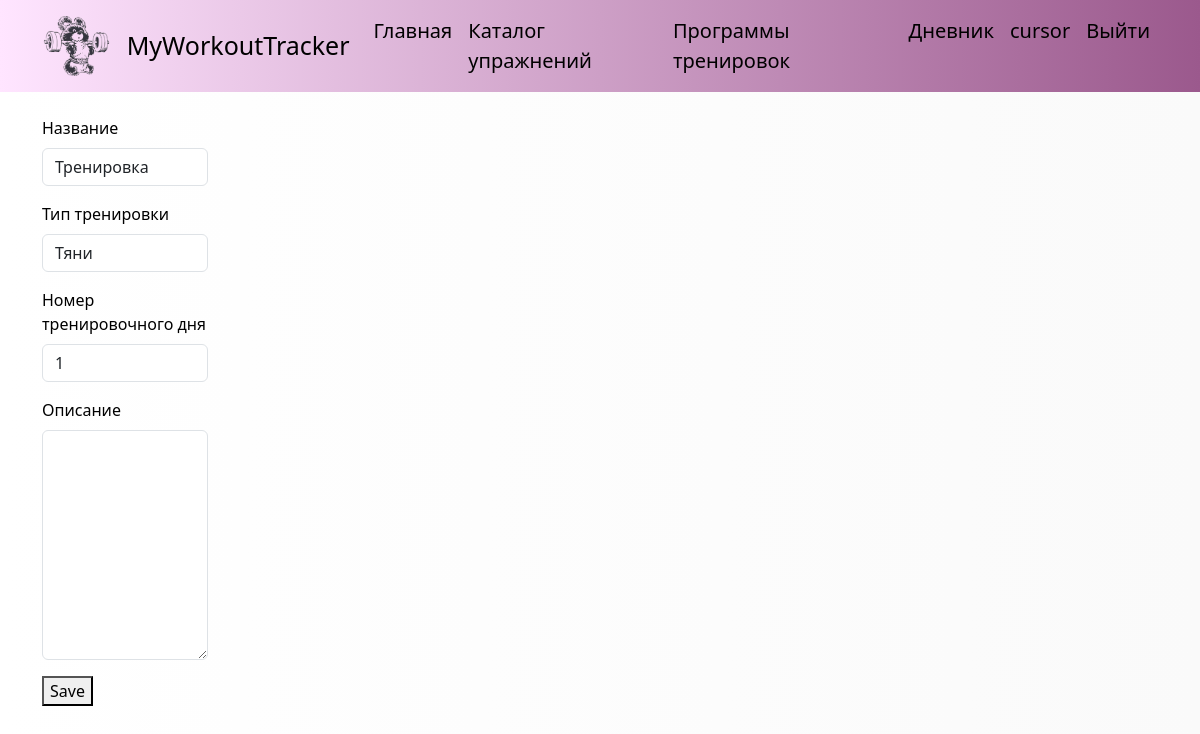
Page /tracker/program-workout/7/edit/ (signed in) on the committed database.
### users/models.py (models this page shows, shortened)
class User(AbstractUser):
    photo = models.ImageField(upload_to=get_photo_path, blank=True,
                              null=True, verbose_name='Photo')
    date_birth = models.DateField(blank=True, null=True,
                                      verbose_name='Birth date', )

### tracker/models.py (models this page shows, shortened)
class Workout(models.Model):
    class IsCompound(models.IntegerChoices):
        compound = 1, 'Таблица'
        isolation = 0, 'Сетка'
    title = models.CharField(max_length=100, default='Тренировка')
    description = models.CharField(max_length=500, blank=True, null=True)
    date = models.DateField(blank=True, null=True)
    time = models.TimeField(blank=True, null=True)
    user = models.ForeignKey(to=get_user_model(), on_delete=models.CASCADE)
    workout_type = models.CharField(max_length=100, default='Силовая тренировка')
    view = models.BooleanField(choices=tuple(map(lambda x: (bool(x[0]), x[1]), IsCompound.choices)),
                               default=True,
                               verbose_name='отображение подходов')
    day_number = models.PositiveSmallIntegerField(blank=True, null=True)
    program = models.ForeignKey(to='Program', on_delete=models.CASCADE, null=True, blank=True)
    objects = models.Manager()

### tracker/views.py (the view, shortened to what this page needs)
# urls.py: path('program-workout/<int:workout_id>/edit/', views.UpdateProgramWorkout.as_view(), name='edit_program_workout'),
class UpdateProgramWorkout(LoginRequiredMixin, UpdateView):
    model = Workout
    form_class = AddProgramWorkoutForm
    pk_url_kwarg = 'workout_id'
    extra_context = {'subtitle': 'Редактирование тренировки'}
    def get_queryset(self):
        return Workout.objects.filter(user_id=self.request.user.pk)

### tracker/forms.py
class AddProgramWorkoutForm(forms.ModelForm):
    day_number = forms.IntegerField(min_value=1, max_value=7, label='Номер тренировочного дня',
                                    widget=forms.NumberInput(attrs={'class': 'form-control'}))
    class Meta:
        model = Workout
        fields = ('title', 'workout_type', 'day_number', 'description',)
        labels = {
            'title': 'Название',
            'workout_type': 'Тип тренировки',
            'description': 'Описание',
            'day_number': 'Номер тренировочного дня',
        }
        widgets = {
            'title': forms.TextInput(attrs={'class': 'form-control'}),
            'day_number': forms.NumberInput(
                attrs={'class': 'form-control'}
            ),
            'description': forms.Textarea(attrs={'cols': 86, 'rows': 9, 'class': 'form-control'}),
            'workout_type': forms.TextInput(attrs={'placeholder': 'например, силовая', 'class': 'form-control'}),
            'view': forms.Select(attrs={'class': 'form-select'}),
        }

### users/context_processors.py (called while the page is built)
def get_workout_context(req):
    return {'menu': menu}

### tracker/templates/tracker/workout_form.html (shortened to what this page needs)
{% extends 'base.html' %}
{% block content %}
<div class="container my-4">
<div class="row">
<div class="col-2">
<form method="post">
    {% for f in form %}
    <p><label class="form-label" for="{{ f.id_for_label }}">{{ f.label }}</label>{{ f }}</p>
    {% endfor %}
    <p><button type="submit">Save</button></p>
</form>
</div>
</div>
</div>
{% endblock %}

### templates/base.html (shortened to what this page needs)
{% load static %}
<!DOCTYPE html>
<html lang="en">
<head>
    <link href="https://cdn.jsdelivr.net/npm/bootstrap@5.3.2/dist/css/bootstrap.min.css" rel="stylesheet">
    <link type="text/css" href="{% static 'workout/css/styles.css' %}" rel="stylesheet">
</head>
<body style="">
    {% block menu %}
    <nav class="navbar navbar-expand-lg" style="background-color: #fff5f7;">
        <div class="container">
            <a class="navbar-brand" href="{% url 'home' %}">
            <img src="{% static 'workout/images/main.png' %}" alt="img" width=auto" height="60">
            </a>
            <a href="{% url 'home' %}" class="navbar-brand">MyWorkoutTracker</a>
            <div class="collapse navbar-collapse" id="navbarSupportedContent">
                <ul class="navbar-nav  ms-auto">
                    {% for m in menu %}
                    <li class="nav-item">
                        <a class="nav-link" href="{% url m.url %}">{{ m.name }}</a>
                    </li>
                    {% endfor %}
                    {% if user.is_authenticated %}
                    <li class="nav-item">
                        <a class="nav-link" href="{% url 'tracker:archive_week' %}">Дневник</a>
                    </li>
                    <li class="nav-item">
                        <a class="nav-link" href="{% url 'users:profile' %}">{{ user.username }}</a>
                    </li>
                    <li class="nav-item">
                        <a class="nav-link" href="{% url 'users:logout' %}">Выйти</a>
                    </li>
                    {% endif %}
                </ul>
            </div>
        </div>
    </nav>
    {% endblock %}
    <div class="container-fluid my-2">
    {% block content %}
    {% endblock %}
    </div>
</body>
</html>

### workout/static/workout/css/styles.css (style rules this page uses)
body, .navbar { background-color: rgb(255, 87, 160, 0.1); background: -webkit-linear-gradient(90deg, #ffe5ff,#9b598d); background: linear-gradient(90deg, #ffe5ff,#9b598d); color: #000000; }
.nav-link { color: #000000; }
body { background: -webkit-linear-gradient(90deg, #ffffff,#fafafa); background: linear-gradient(90deg, #ffffff,#fafafa); }
nav { font-size: 20px; }
.navbar-brand { font-size: 25px; }

### rows in the picture
User: username "cursor"
Workout: form "Тренировка" "Тяни" "1"

### other values in the picture
{{ m.name }} "Главная" "Каталог упражнений" "Программы тренировок"
{{ f.label }} "Название" "Тип тренировки" "Номер тренировочного дня" "Описание"
